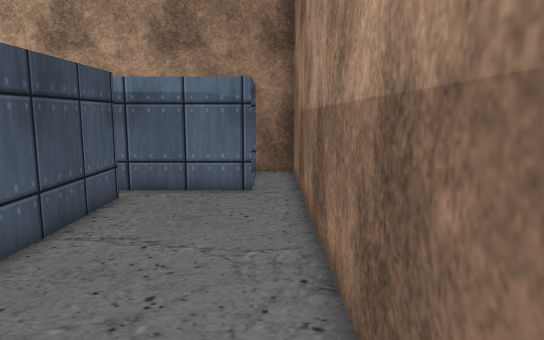
[1] (above)

21 first-person views from a walk through a 3-D level made in the Unity game engine. The camera is 1.3 m above the floor, tilts 8° down and sees 70° across. The floor is counted in squares, 0.5 m on a side. Each view is taken from the middle of a square. On the plan, view 1 faces up. The plan holds only what a view shows up to about 20 squares ahead; the rest is blank. The place goes on beyond the plan. The player is left out. Some surface patterns are stand-ins.

[2]
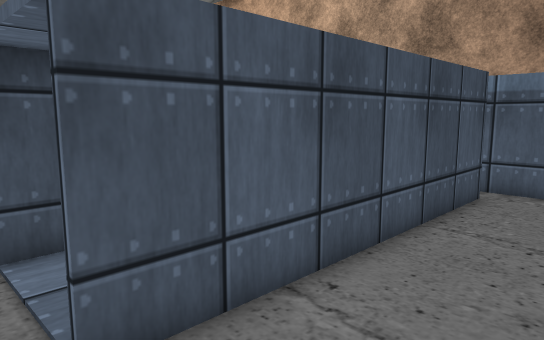

[3]
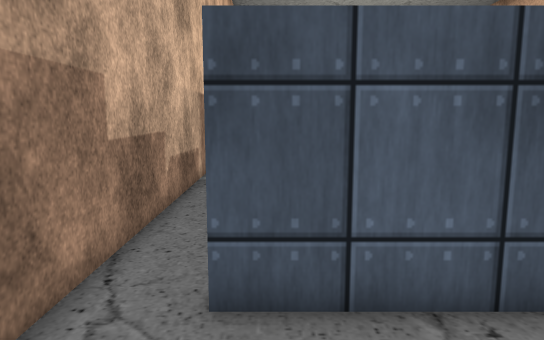

[4]
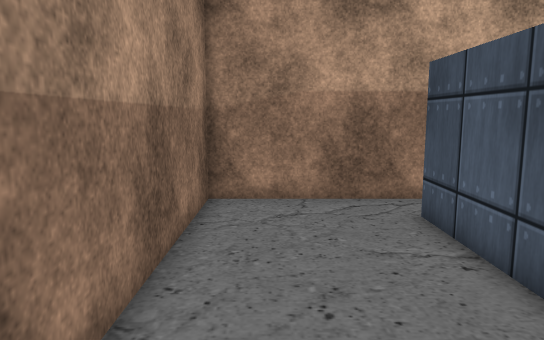

[5]
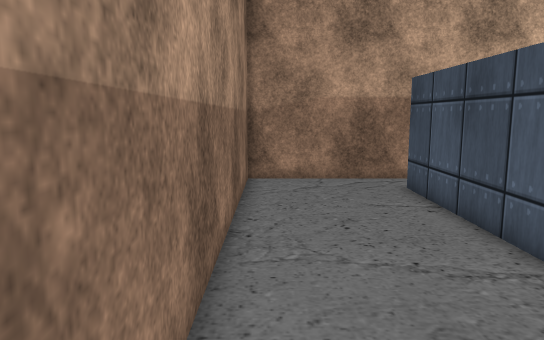

[6]
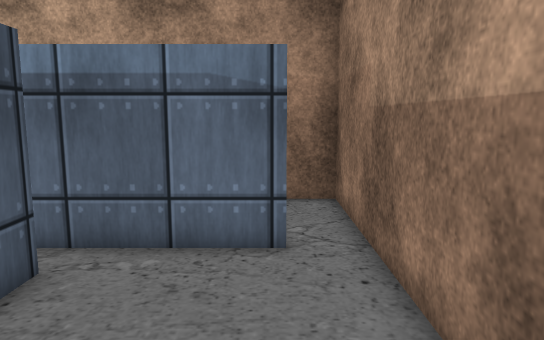

[7]
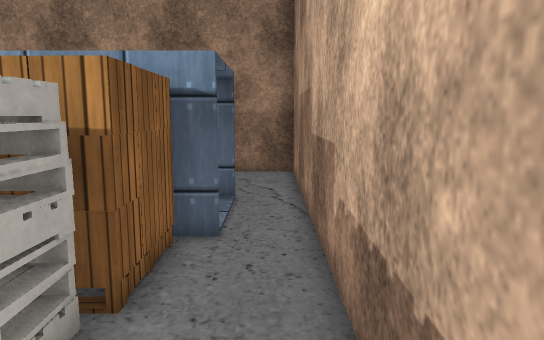

[8]
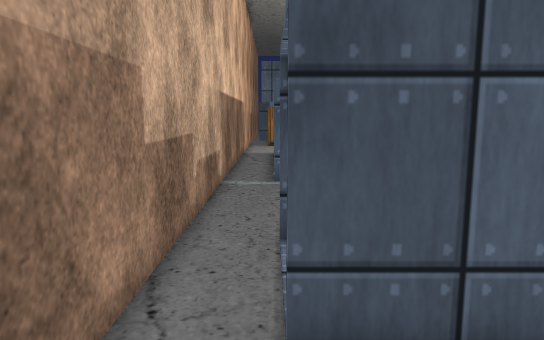

[9]
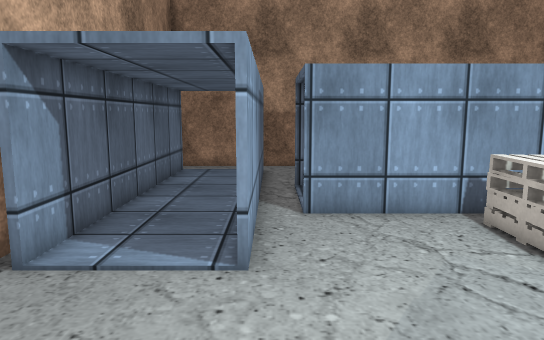

[10]
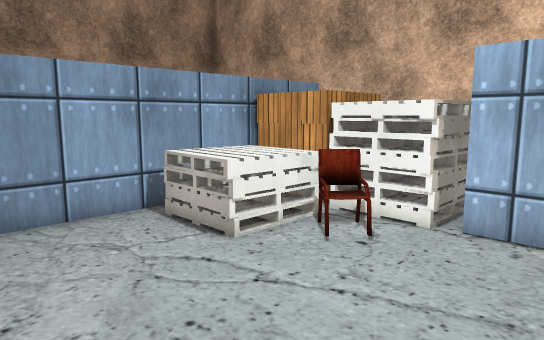

[11]
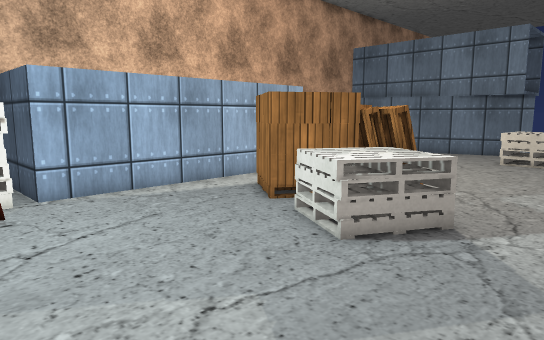

[12]
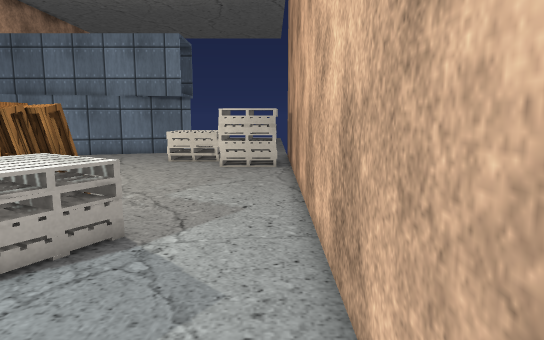

[13]
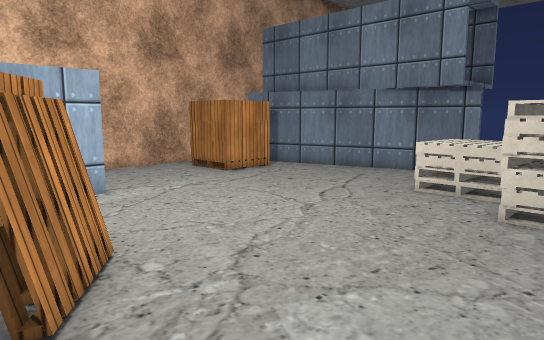

[14]
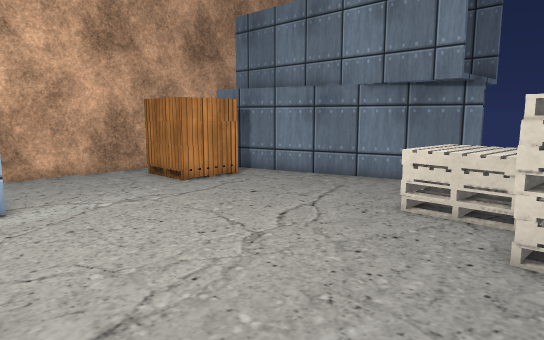

[15]
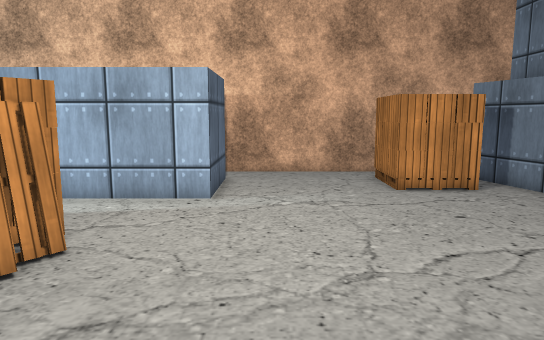

[16]
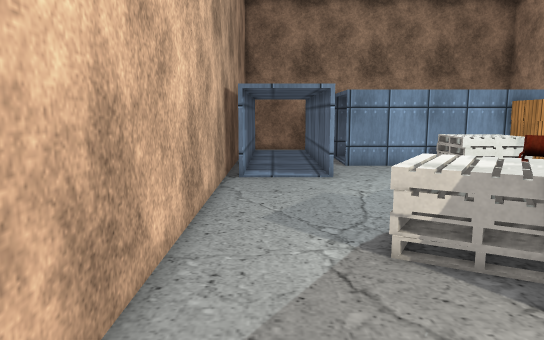

[17]
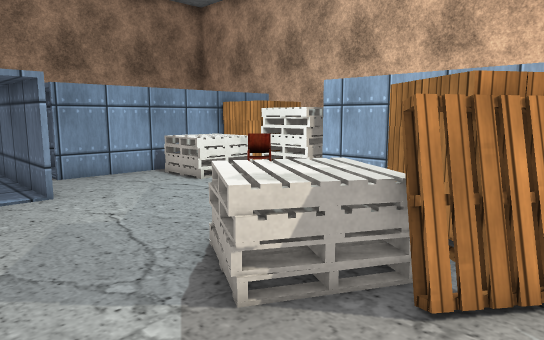

[18]
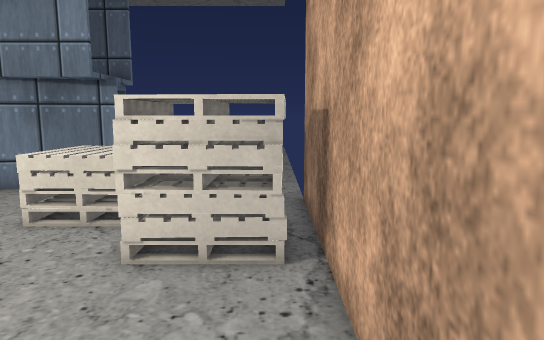

[19]
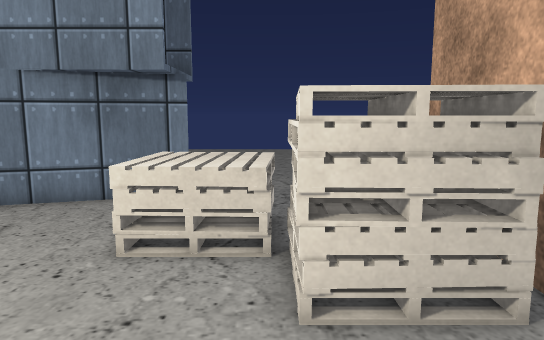

[20]
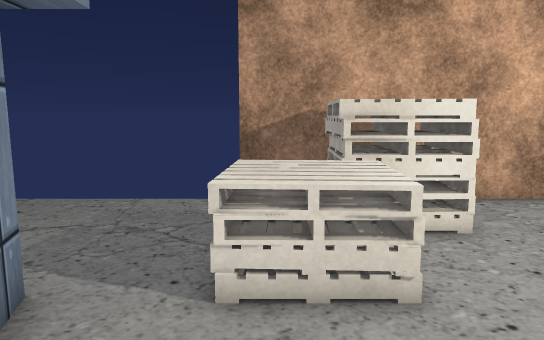

[21]
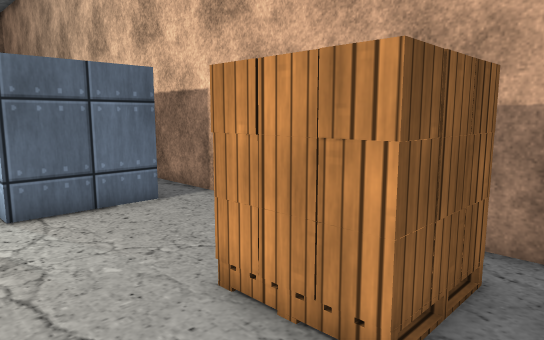

### Floor plan
Key: @ floor where view 1 was taken; # wall or solid block; . floor; C container; P pallet; H chair; O other object.
Columns run from 48 left of view 1 to 1 right of it. Each row starts with its distance up from view 1.
 18          ###############################       ###
 17    .........OOOO....................CCCCCCCCCCCC.#
 16    ......   OOO.....................           ..#
 15 .......... OOOO.....................           ..#
 14 .........OOOOOO...........O.........CCCCCCCCCCCC.#
 13      ....OOOO............OOOO......CCCCCCCCCCCCC.#
 12       ...OOOO...........PPOOO..........C...C.....#
 11       CC.OOOO..........PPOOOO..........C   C.....#
 10        C..............PPPPOO...........C   C.....#
  9        C..............PP PP............C   C.....#
  8        C...............P PP........OOOOC   C.....#
  7        CC..............  PP........OOOOC   C.....#
  6         C................P........OHOOOC   C.....#
  5         C..........................OOOOC   C.....#
  4         CC..........CCCCCCCCCCCCCOOOPPPP   C.....#
  3          C.PPP......C           COOOP      C.....#
  2          C.PPPP.....C           COOOP      C.....#
  1          C.P PP.....C           C OOPPPP   C.....#
  0          CCP PP.....C        C  C......C...C....@#
 -1           .. ..........     .....................#
 -2           ###############  #######################

Where each view was taken, in squares from view 1:
view 1: 0 up, 0 right, facing up
view 2: 1 down, 1 left, facing up-left
view 3: 1 up, 0 right, facing left
view 4: 10 up, 1 left, facing down
view 5: 14 up, 0 right, facing down
view 6: 6 up, 1 left, facing up
view 7: 1 down, 17 left, facing right
view 8: 0 up, 1 left, facing left
view 9: 13 up, 19 left, facing right
view 10: 13 up, 19 left, facing down-right
view 11: 17 up, 13 left, facing down-left
view 12: 17 up, 14 left, facing left
view 13: 17 up, 23 left, facing down-left
view 14: 16 up, 26 left, facing down-left
view 15: 16 up, 30 left, facing down
view 16: 16 up, 29 left, facing right
view 17: 17 up, 26 left, facing down-right
view 18: 17 up, 27 left, facing left
view 19: 14 up, 29 left, facing left
view 20: 6 up, 38 left, facing up
view 21: 6 up, 39 left, facing down-right
